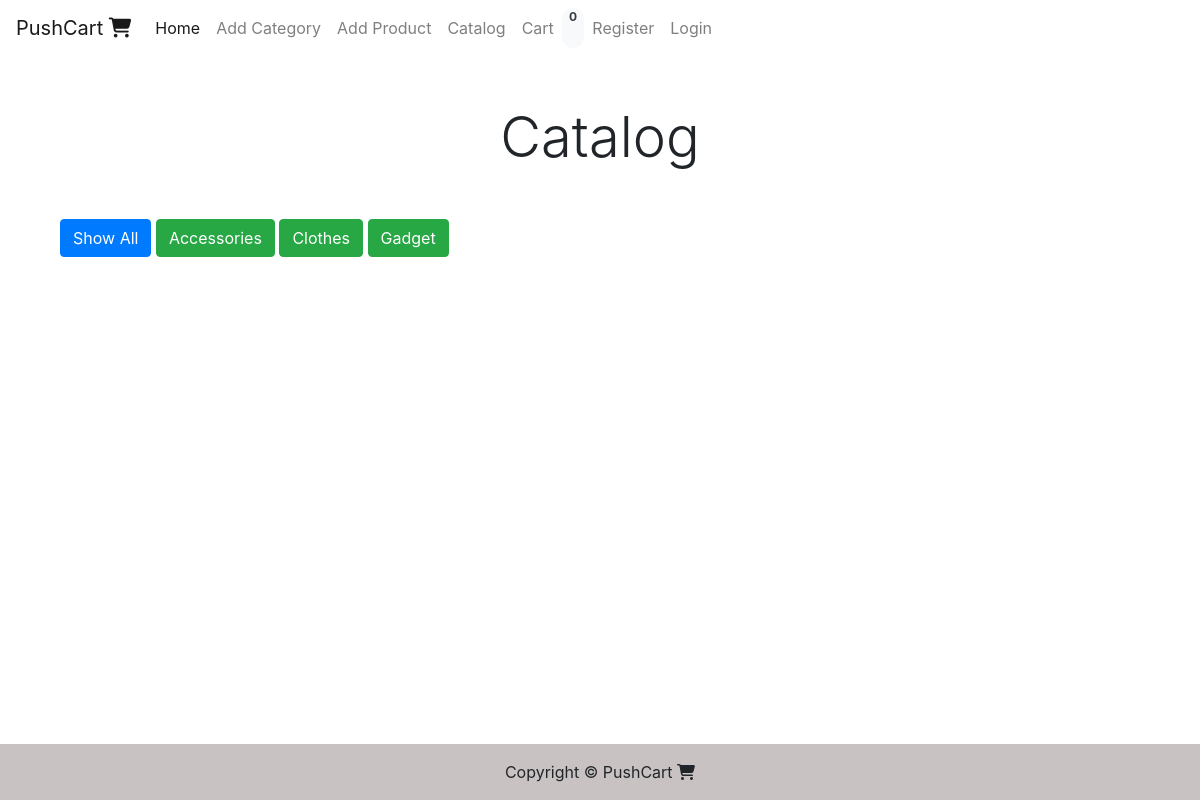
Before: /views/catalog.php with the older database file.
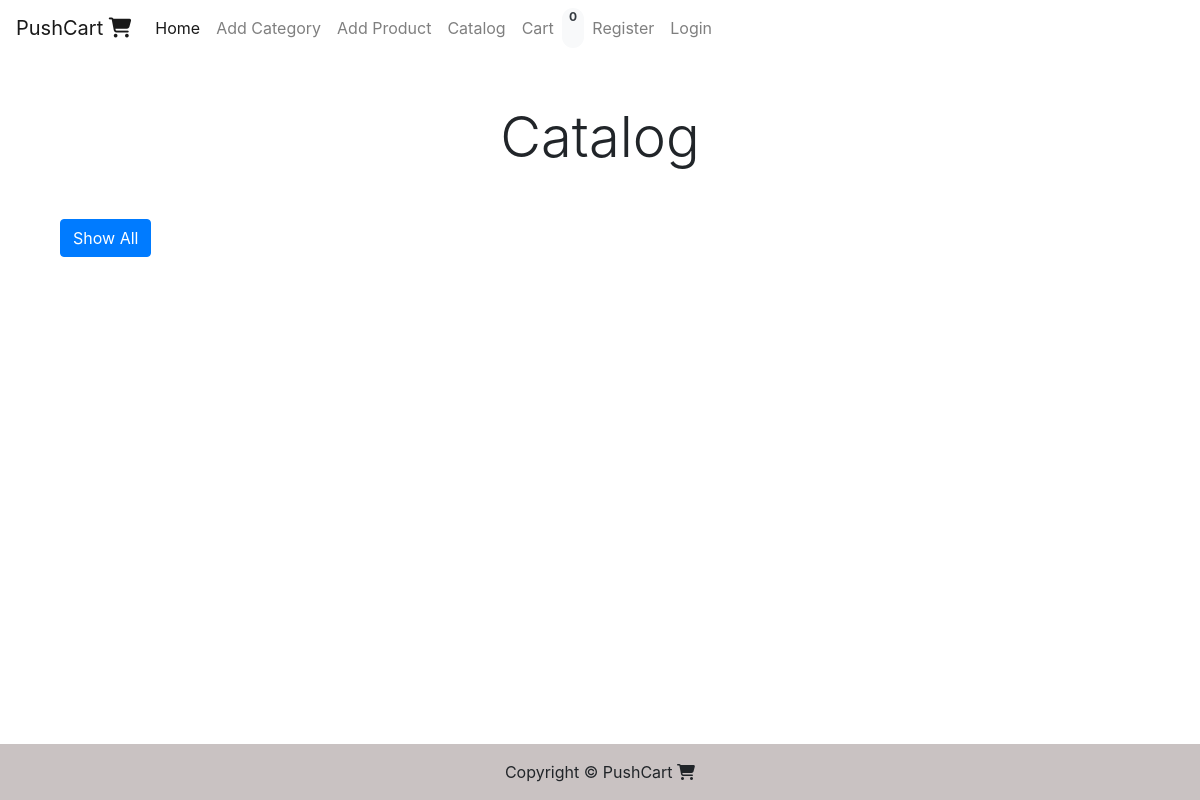
After: the same page with the newer database file.
### tables this page shows
CREATE TABLE `categories` (
  `id` int NOT NULL AUTO_INCREMENT,
  `name` varchar(255) NOT NULL UNIQUE, 
   PRIMARY KEY (`id`)
);

### views/catalog.php (the view, shortened to what this page needs)
<?php
   require_once './../partials/template.php';
   function get_content(){
?>
   <?php require_once './../controllers/connection.php'; ?>
   <div class="container mt-5">
   <h3 class="display-4 text-center mb-5">Catalog</h3>
      <a href="./catalog.php" class="btn btn-primary">Show All </a>
      <?php
      $category_query = "SELECT * FROM categories";
      $categories = mysqli_query($conn, $category_query);
      foreach($categories as $indiv_category){
      ?>
         <a href="./catalog.php?category_id=<?= $indiv_category['id']?>" class="btn btn-success">
            <?= $indiv_category['name'] ?>
         </a>
      <?php } ?>
   </div>
<?php
   };
?>

### partials/template.php (shortened to what this page needs)
<!doctype html>
<html lang="en">
  <head>
    <link rel="stylesheet" href="https://stackpath.bootstrapcdn.com/bootstrap/4.4.1/css/bootstrap.min.css">
    <link rel="stylesheet" href="../assets/css/style.css">
  </head>
  <body class="d-flex flex-column min-vh-100">
    <?php
      require_once 'header.php';
    ?>
    <main role="main" class="flex-shrink-0">
      <div class="container">
        <?php get_content(); ?>
      </div>
    </main>
    <?php
      require_once 'footer.php';
    ?>
  </body>
</html>

### partials/header.php (shortened to what this page needs)
<nav class="navbar navbar-expand-lg navbar-light bg-lightSS">
  <a class="navbar-brand" href="#">PushCart <i class="fas fa-shopping-cart"></i></a>
  <div class="collapse navbar-collapse" id="navbarNavAltMarkup">
    <div class="navbar-nav">
      <a class="nav-item nav-link active" href="./../views/home.php">Home <span class="sr-only">(current)</span></a>
      <a class="nav-item nav-link" href="./../views/add_category.php">Add Category</a>
      <a class="nav-item nav-link" href="./../views/add_product.php">Add Product</a>
      <a class="nav-item nav-link" href="./../views/catalog.php">Catalog</a>
      <a class="nav-item nav-link" href="./../views/cart.php">Cart</a>
        <span class="badge badge-pill bg-light text-dark" id="cart-count">
      <?php
        if(isset($_SESSION['cart'])){
          echo array_sum($_SESSION['cart']);
        } else {
          echo 0;
        }
      ?>
        </span>
      <?php if(isset($_SESSION['email'])) { ?>
        <a class="nav-item nav-link" href="./../controllers/logout.php">Logout</a>
      <?php } else { ?>
        <a class="nav-item nav-link" href="./../views/register.php">Register</a>
        <a class="nav-item nav-link" href="./../views/login.php">Login</a>
      <?php } ?>
    </div>
  </div>
</nav>

### partials/footer.php
<footer class="footer mt-auto py-3">
	<div class="container text-center">
		<span>Copyright &copy; PushCart <i class="fas fa-shopping-cart"></i></span>
	</div>
</footer>

### assets/css/style.css (style rules this page uses)
.footer { background-color: #c9c2c2; }

Changed rows visible on the page:
removed categories: name "Accessories"
removed categories: name "Clothes"
removed categories: name "Gadget"
